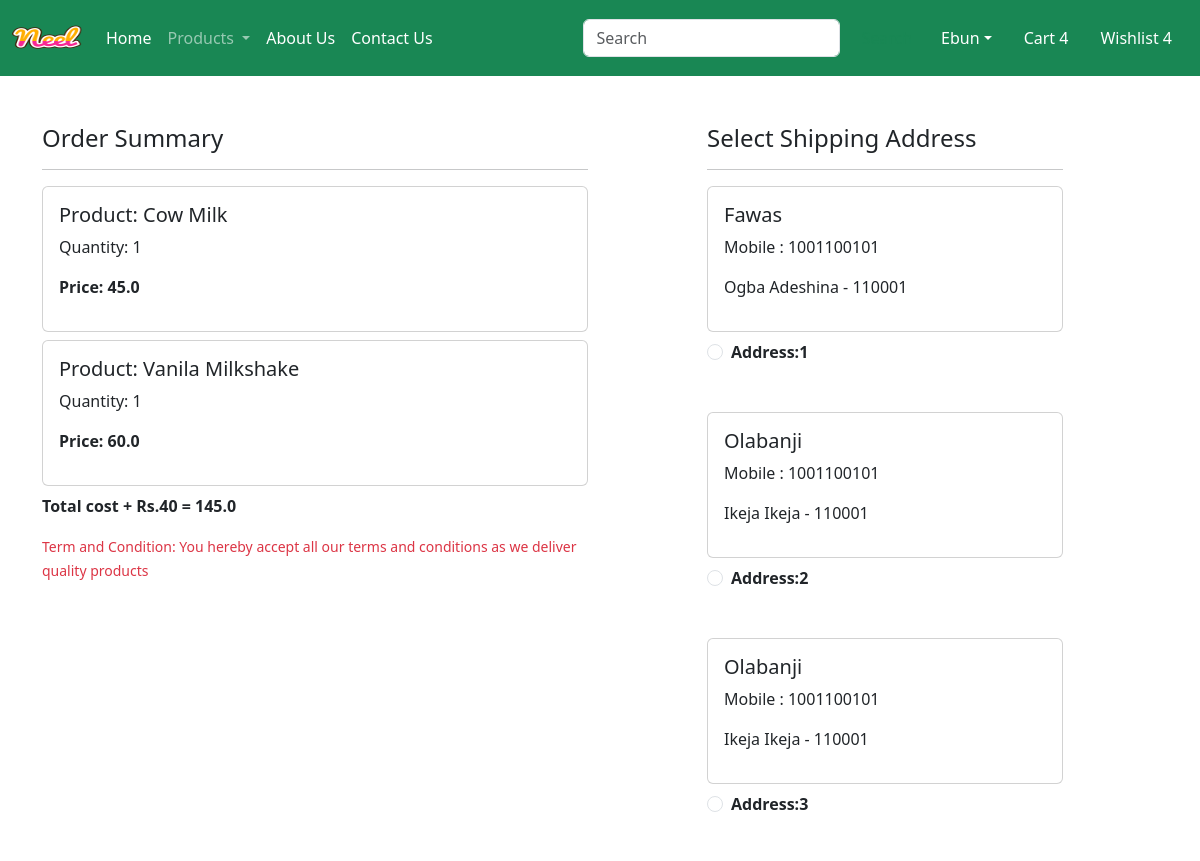
The page /checkout/ (signed in, upper part) on the database as committed earlier.
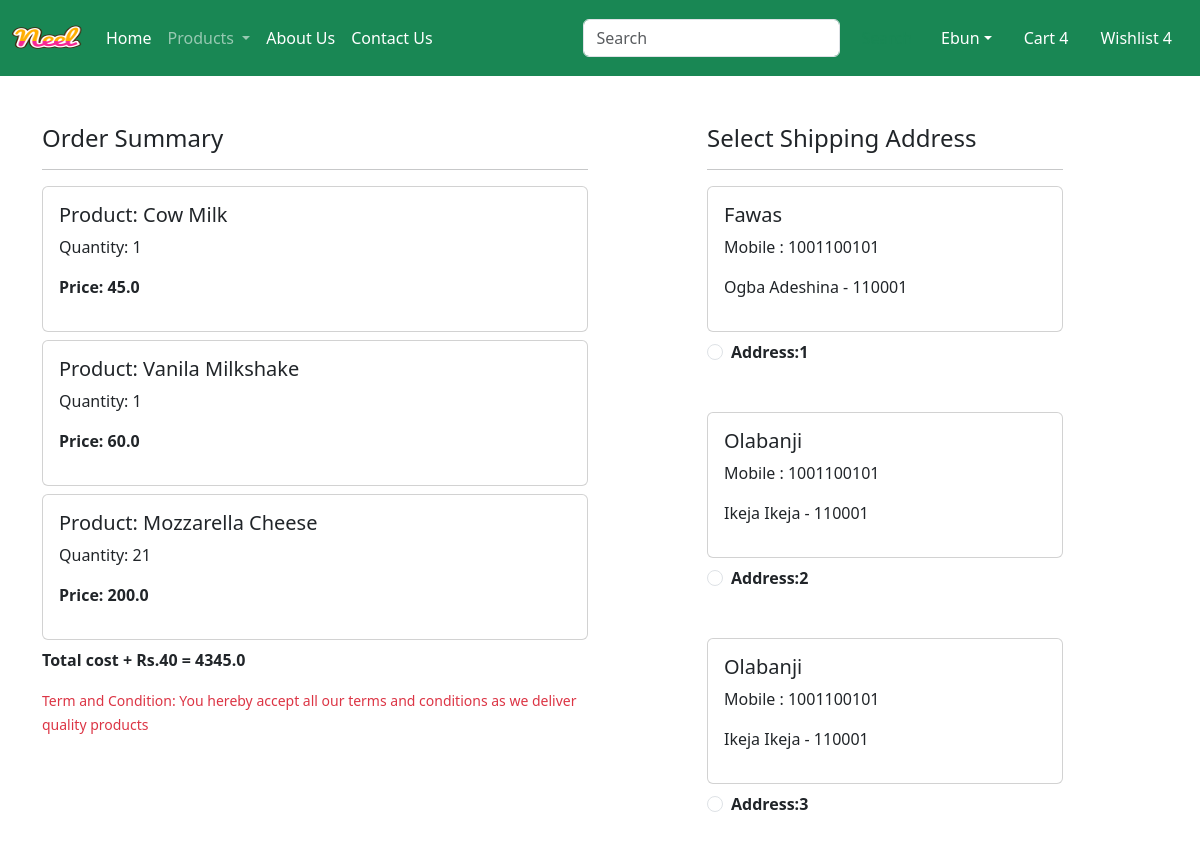
The same page on the database as committed later.
### app/models.py (models this page shows, shortened)
class Cart(models.Model):
    user = models.ForeignKey(User, on_delete=models.CASCADE)
    product = models.ForeignKey(Product, on_delete=models.CASCADE)
    quantity = models.PositiveIntegerField(default=1)

class Product(models.Model):
    title = models.CharField(max_length=100)
    selling_price = models.FloatField()
    discounted_price = models.FloatField()
    description = models.TextField()
    composition = models.TextField(default='')
    prodapp = models.TextField(default='')
    category = models.CharField(choices=CATEGORY_CHOICES, max_length=2)
    product_image = models.ImageField(upload_to='product')

class Customer(models.Model):
    user = models.ForeignKey(User, on_delete=models.CASCADE)
    name = models.CharField(max_length=200)
    locality = models.CharField(max_length=200)
    city = models.CharField(max_length=50)
    mobile = models.IntegerField(default=0)
    zipcode = models.IntegerField()
    state = models.CharField(choices=STATE_CHOICES,max_length=100)

### app/views.py (the view)
# urls.py: path('checkout/', views.checkout.as_view(), name='checkout'),
class checkout(View):
    def get(self, request):
        user = request.user
        add= Customer.objects.filter(user=user)
        cart_items = Cart.objects.filter(user=user)
        famount = 0
        for p in cart_items:
            value = p.quantity * p.product.discounted_price
            famount = famount + value
        totalamount = famount + 40
        return render(request, 'app/checkout.html',locals())

### app/templates/app/checkout.html (shortened to what this page needs)
{% extends "app/base.html" %}
{% load static %}
{% block main-content %}
<div class="container">
<div class="row mt-5">
    <div class="col-sm-6">
        <h4>Order Summary</h4>
        <hr>
        {% for item in cart_items %}
        	<div class="card mb-2">
                <div class="card-body">
                    <h5>Product: {{ item.product.title }}</h5>
                    <p>Quantity: {{ item.quantity }}</p>
                    <p class="fw-bold">Price: {{ item.product.discounted_price }}</p>
                </div>
            </div>
        {% endfor %}
        <p class="fw-bold">Total cost + Rs.40 = {{ totalamount }}</p>
        <small class="text text-danger">Term and Condition: You hereby accept all our terms and conditions as we deliver quality products</small>
    </div>
    <div class="col-sm-4 offset-sm-1">
        <h4>Select Shipping Address</h4>
        <hr>
        <form method="post" id="myform">
            {% for ad in add %}
                <div class="card">
                    <div class="card-body">
                        <h5>{{ ad.name }}</h5>
                        <p>Mobile : {{ ad.mobile }}</p>
                        <p>{{ ad.locality }} {{ ad.city }} {{ add.state }} - {{ ad.zipcode }}</p>
                    </div>
                </div>
                <div class="form-check mt-2 mb-5">
                    <input class="form-check-input" type="radio" name="custid" id="custadd{{ forloop.counter }}" value="{{ ad.id }}">
                    <label class="form-check-label fw-bold" for="custadd{{ forloop.counter }}">Address:{{ forloop.counter }} </label>
                </div>
            {% endfor %}
        </form>
    </div>
</div>
</div>
{% endblock main-content %}

Rows that differ between the two databases and show on the page:
added Cart: product "Mozzarella Cheese", quantity "21", product.discounted_price "200.0"
Other text that changed with them:
{{ totalamount }}: "145.0" → "4345.0"
